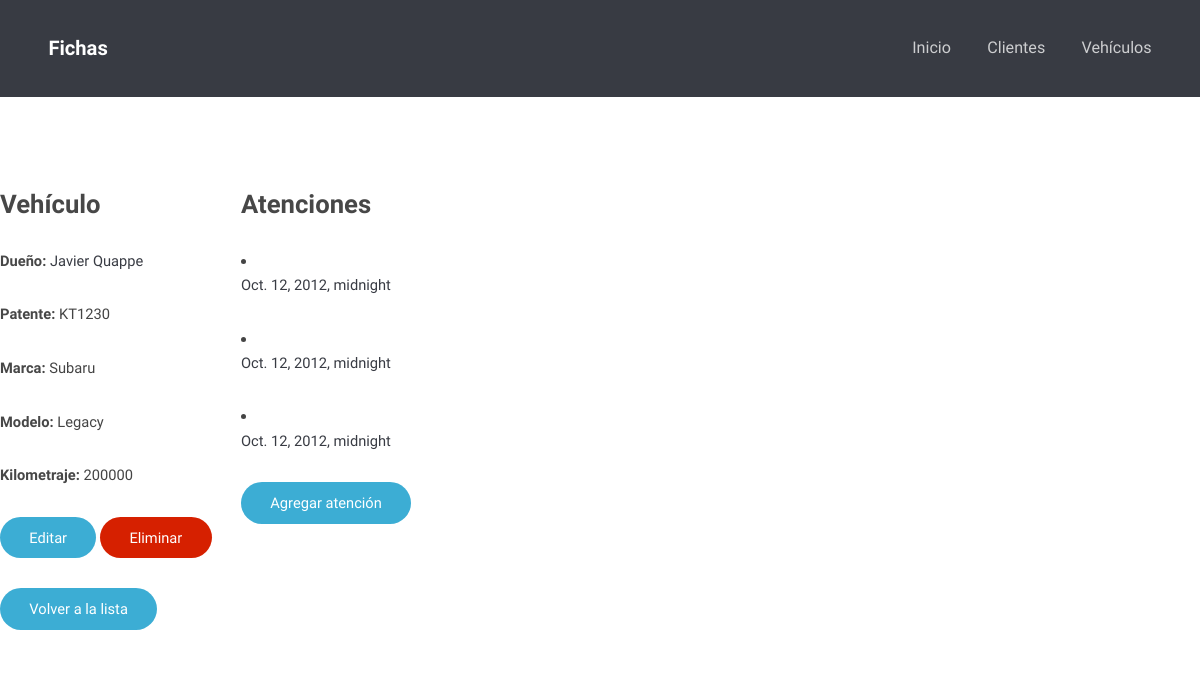
/fichas/vehiculos/1/, run on an earlier commit of the app's database.
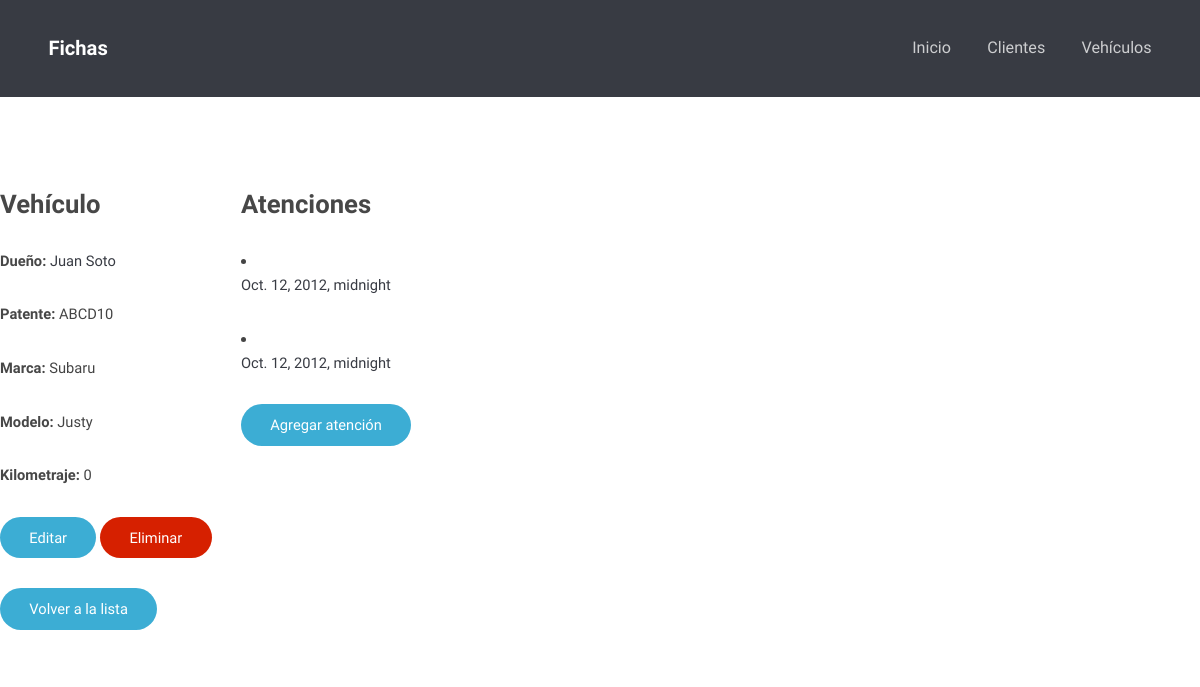
And on a later commit of the database.
### fichas/models.py (models this page shows, shortened)
class Vehiculo(models.Model):
	id_cliente	= models.ForeignKey('Cliente', blank = True, null = True, on_delete = models.SET_NULL, verbose_name='Dueño')
	patente		= models.CharField(max_length = 6)
	vin 		= models.CharField(max_length = 20, blank = True, null = True)
	marca		= models.CharField(max_length = 40)
	modelo		= models.CharField(max_length = 40)
	kilometraje	= models.PositiveIntegerField()
	anyo		= models.PositiveIntegerField(null = True)

class Cliente(models.Model):
	rut			= models.CharField(max_length = 10)
	nombre		= models.CharField(max_length = 100)
	telefono	= models.CharField(max_length = 12)
	email		= models.CharField(max_length = 100, blank = True)
	def get_absolute_url(self):
		return reverse("fichas:cliente-detail", kwargs={"id": self.id})

class Atencion(models.Model):
	id_vehiculo		= models.ForeignKey('Vehiculo', on_delete=models.CASCADE, verbose_name='Vehículo')
	fecha_entrada	= models.DateTimeField()
	fecha_salida	= models.DateTimeField(blank=True)
	observaciones	= models.CharField(blank=True, max_length=500)

### fichas/views.py (the view)
# urls.py: path('vehiculos/<int:id>/', vehiculo_detail_view, name='vehiculo-detail'),
def vehiculo_detail_view(request, id):
	obj = get_object_or_404(Vehiculo, id=id)
	atenciones = Atencion.objects.all().filter(id_vehiculo=id)
	context = {
		"object": obj,
		"atenciones_list": atenciones
	}
	return render(request, "vehiculos/vehiculo_detail.html", context)

### fichas/templates/vehiculos/vehiculo_detail.html
{% extends 'fichas/base.html' %}
{% block content %}
<div class="row">
	<div class="column">
		<h2> Vehículo </h2>
		<p> <b>Dueño:</b> <a href = '{{ object.id_cliente.get_absolute_url }}' > {{ object.id_cliente.nombre }} </a> </p>
		<p> <b>Patente:</b> {{ object.patente }} </p>
		<p> <b>Marca:</b> {{ object.marca }} </p>
		<p> <b>Modelo:</b> {{ object.modelo }} </p>
		<p> <b>Kilometraje:</b> {{ object.kilometraje }} </p>
		<p><input type="button" onclick="location.href='./editar/';" value="Editar" /> <input type="button" class="red" onclick="location.href='./eliminar/';" value="Eliminar" /></p>
		<p><input type="button" onclick="location.href='../';" value="Volver a la lista" /></p>
	</div>
	<div class="column">
		<h2> Atenciones </h2>
		{% if atenciones_list %}
			{% for instance in atenciones_list %}
				<li>
					<p><a href='./atenciones/{{ instance.id }}'>{{ instance.fecha_entrada }}</a></p>
				</li>
			{% endfor %}
		{% else %}
			<p>Este vehículo no tiene atenciones.</p>
		{% endif %}
		<p><input type="button" onclick="location.href='./atenciones/crear/';" value="Agregar atención" /></p>
	</div>
</div>
{% endblock %}

What changed in the data, as far as the page shows it:
removed Atencion: fecha_entrada "Oct. 12, 2012, midnight"
changed Vehiculo "Subaru": id_cliente.nombre "Javier Quappe" → "Juan Soto"; patente "KT1230" → "ABCD10"; modelo "Legacy" → "Justy"; kilometraje "200000" → "0"
